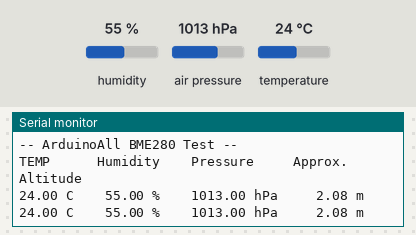
A sketch run on a simulated Arduino Uno, built with avr-gcc and run on an emulated ATmega328P. On the bench: the last lines printed to the serial monitor. Inputs (shaded band) come from the test bench; at power-on: humidity 55 %, air pressure 1013 hPa, temperature 24 °C.

Above: at 1.2 s.
1.3 s: humidity set to 22 %
At 2.6 s:
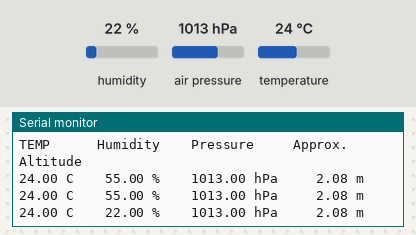
2.8 s: air pressure set to 952 hPa
At 3.9 s:
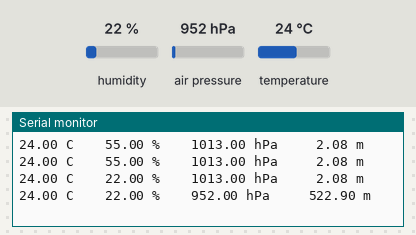
4.3 s: temperature set to 12 °C
At 5.9 s:
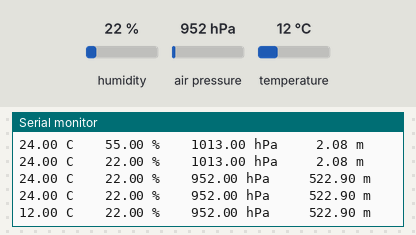

Measured:
- after the input at 1.3 s, the serial monitor: prints a new line after 0.78 s (image 1)
- after the input at 2.8 s, the serial monitor: prints a new line after 0.28 s (image 2)
- after the input at 4.3 s, the serial monitor: prints a new line after 0.80 s (image 3)

The sketch:

ESP8266_BME.ino
```cpp
//#include <ESP8266WiFi.h>
#include <Wire.h>
#include <SPI.h>
#include <Adafruit_Sensor.h>
#include <Adafruit_BME280.h>

#define SEALEVELPRESSURE_HPA (1013.25)

Adafruit_BME280 bme; // กำหนดค่า address I2C กรณีเป็นตำแหน่งอื่น แก้เป็น Adafruit_BME280 bme(ตำแหน่ง address i2c)

unsigned long delayTime;

void setup() {
    Serial.begin(9600);

    bool status;
    status = bme.begin();
    if (!status) {
        Serial.println("Could not find a valid BME280 sensor, check wiring!");
        while (1);
    }

    Serial.println("-- ArduinoAll BME280 Test --");
    delayTime = 1000;
    Serial.println();
    Serial.println("TEMP      Humidity    Pressure     Approx. Altitude");
}


void loop() {
    printValues();
    delay(delayTime);
}


void printValues() {

    Serial.print(bme.readTemperature());
    Serial.print(" C    ");
    Serial.print(bme.readHumidity());
    Serial.print(" %    ");
    Serial.print(bme.readPressure() / 100.0F);
    Serial.print(" hPa     ");
    Serial.print(bme.readAltitude(SEALEVELPRESSURE_HPA));
    Serial.println(" m");


}
```
